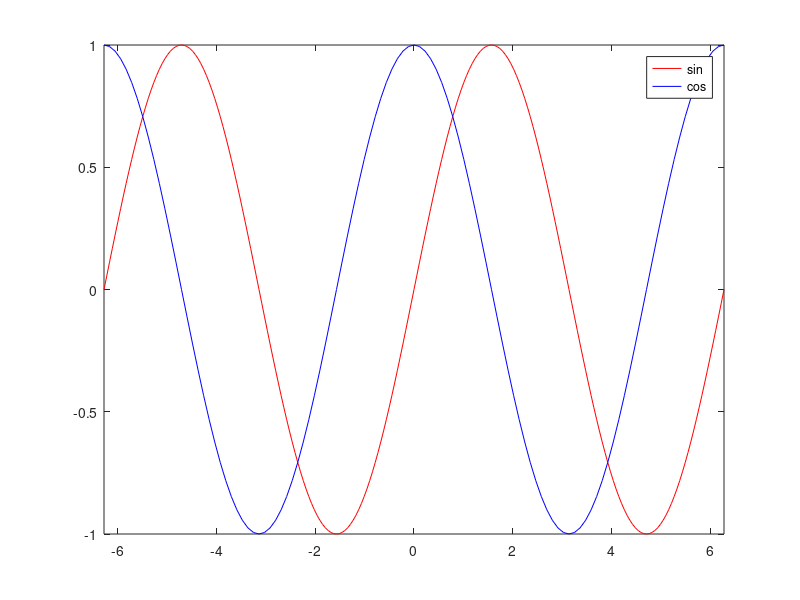
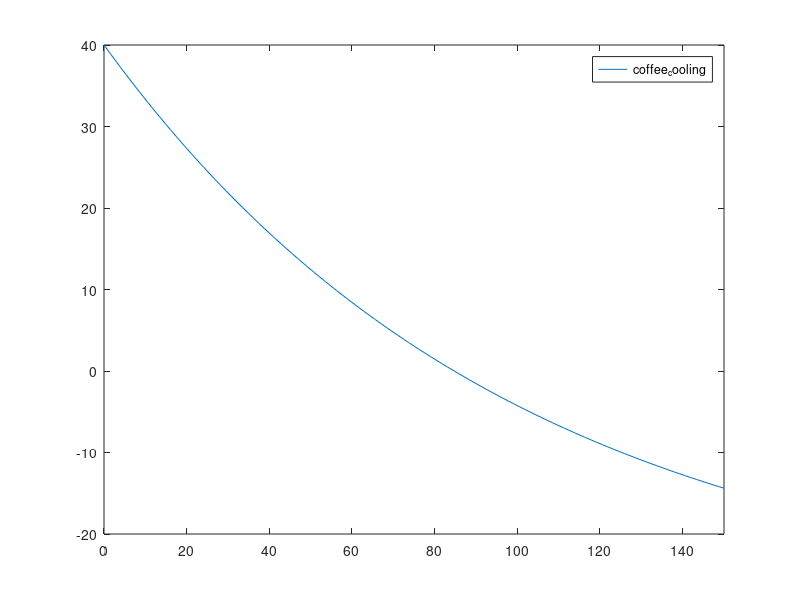

These figures' MATLAB source, in order: (Note: this script raises an error after producing the figures.)
%[text] # Function Handles and Zero-Finding
%%
%[text] ## Function Handles
%[text] A **function handle** is a reference to a function stored in a variable. It lets you pass a function as an argument to another function — the foundation of MATLAB's solver-based workflow.
func_handle = @sin;
class(func_handle)
result = func_handle(pi/2)
%%
%[text] ## Plotting with fplot
%[text] `fplot(f, [xmin xmax])` plots `y = f(x)` over an interval — a natural first payoff for function handles.
figure
clf()
fplot(@sin, [-2*pi, 2*pi], 'r')
hold on
fplot(@cos, [-2*pi, 2*pi], 'b')
legend('sin', 'cos')
hold off
%%
%[text] ## The Solver-Based Workflow
%[text] MATLAB solvers separate **what to do** (the algorithm) from **what to do it to** (your model). You define the engineering model as a function, pass a handle to the solver, and the solver takes it from there.
%[text] The same pattern appears across many MATLAB tools:
%[text:table]
%[text] | Task | Solver | Call |
%[text] | --- | --- | --- |
%[text] | Find a zero | `fzero` | `fzero(@model, x0)` |
%[text] | Minimize a function | `fminbnd` | `fminbnd(@model, a, b)` |
%[text] | Solve an ODE | `ode45` | `ode45(@model, tspan, y0)` |
%[text:table]
%%
%[text] ## Engineering Example — Newton's Law of Cooling
%[text] The exact solution to Newton's Law of Cooling gives temperature as a function of time:
%[text] $y(t) = \\theta\_e + (y\_0 - \\theta\_e)\\,e^{-kt}$
%[text] A cup of coffee starts at 90 °C with $k = 0.01$ min$^{-1}$ and $\\theta\_e = 20$ °C. **When does it reach 50 °C?**
%[text] Define a local function for the model. The **zero** of this function is the answer:

function f = coffee_cooling(t)
    k       = 0.01;
    theta_e = 20;
    y0      = 90;
    f = theta_e + (y0 - theta_e)*exp(-k*t) - 50;
end

%[text] Visualize the function first — a good habit before calling any solver. The zero crossing shows roughly where the answer lies.
figure
clf()
fplot(@coffee_cooling, [0 150])
yline(0, 'r--')
xlabel('Time (min)')
ylabel('y(t) - 50  (deg C)')
title('Newton''s Law of Cooling — offset from 50 °C')
grid on
%%
%[text] Pick an initial guess from the plot, then pass the model to `fzero`:
x0   = 50;
root = fzero(@coffee_cooling, x0)
fprintf('Coffee reaches 50 deg C at t = %.1f min\n', root)
%%
%[text] ### Verbose Output
%[text] `fzero` can return additional information — exit status, function value at the root, and solver diagnostics — as output arguments:
[x, fval, exitflag, output] = fzero(@coffee_cooling, x0)
%%
%[text] ### Controlling the Algorithm
%[text] An `options` structure (built with `optimset`) lets you tune solver behavior. Setting `Display` to `'iter'` prints each iteration so you can watch the algorithm converge:
options = optimset('Display', 'iter');
root = fzero(@coffee_cooling, x0, options)

%[appendix]{"version":"1.0"}
%---
%[metadata:view]
%   data: {"layout":"inline"}
%---
